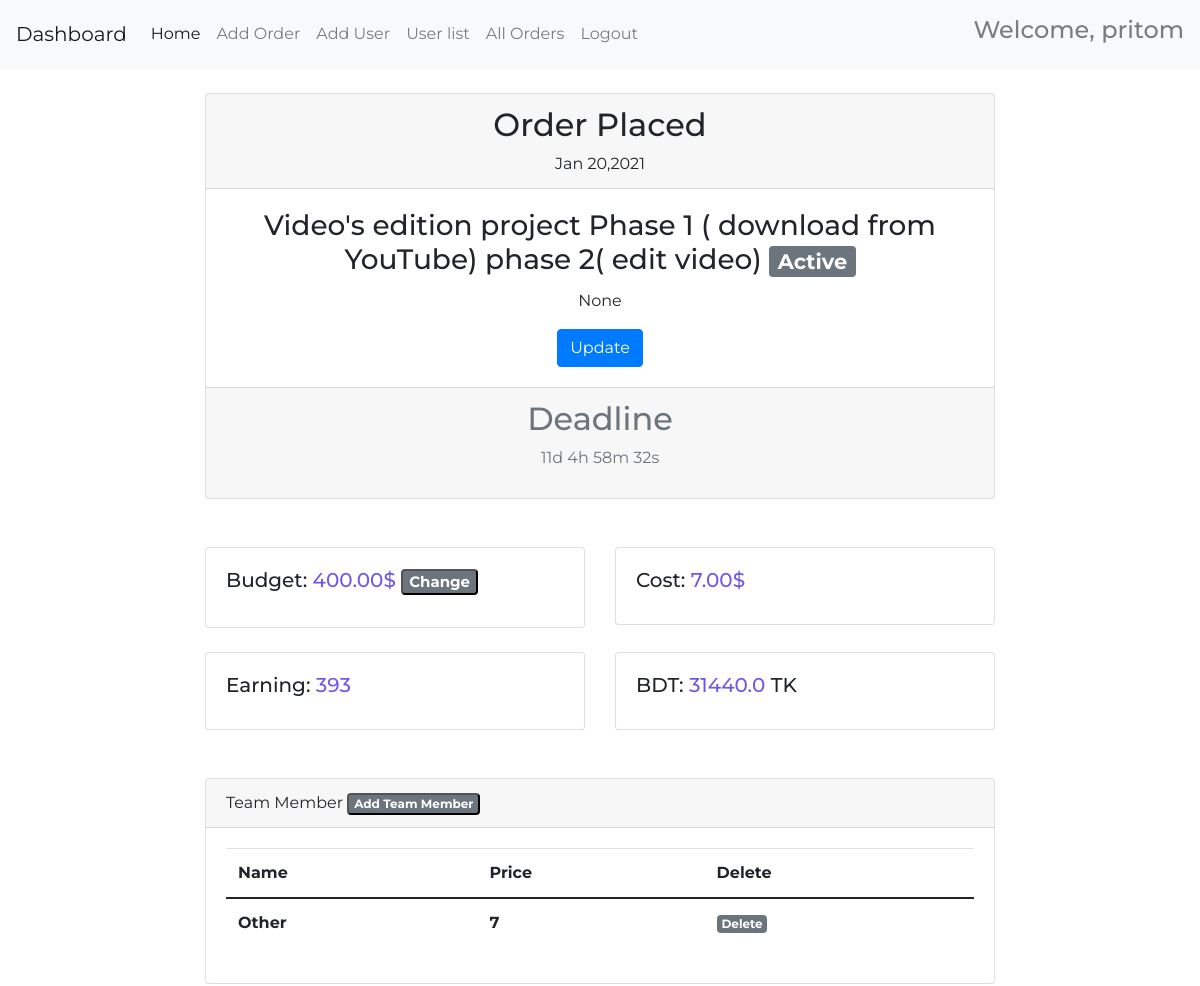
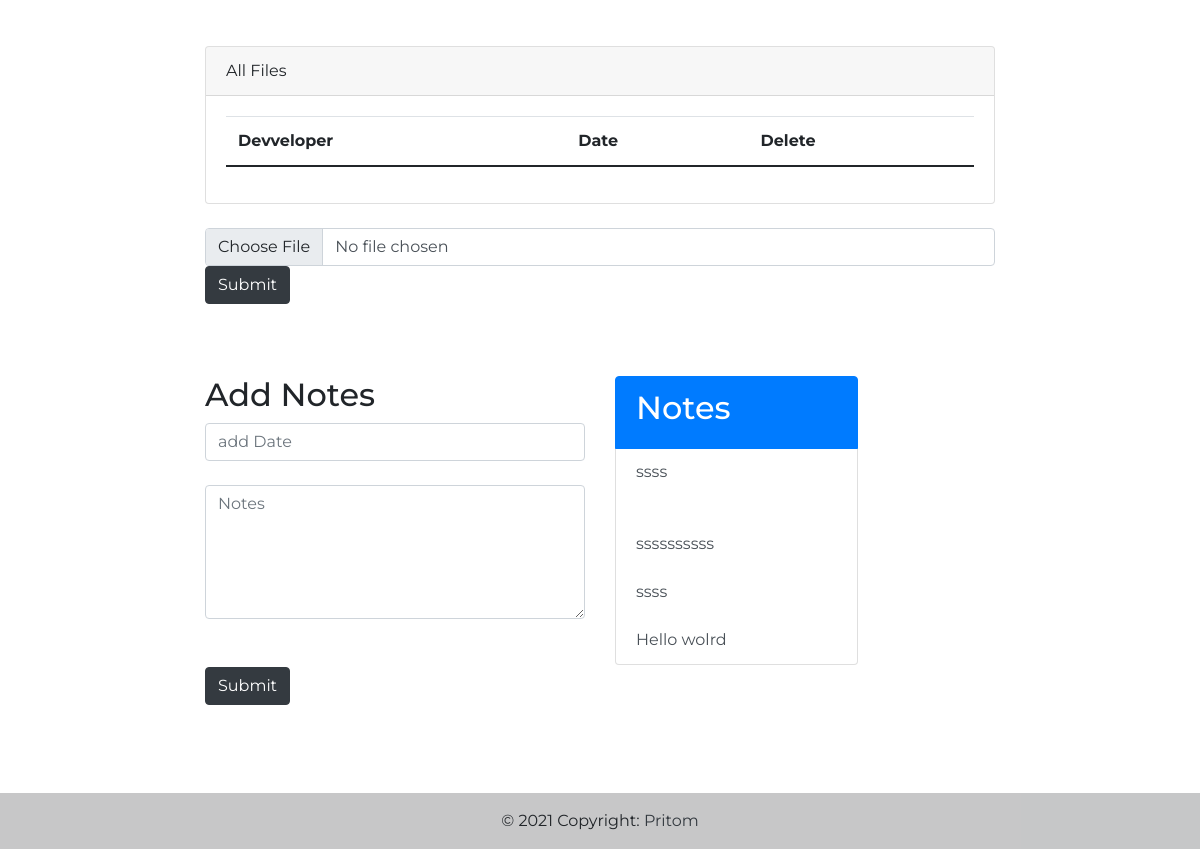
The page /order_owner?q=60 (signed in) on the database its author committed (2 pictures, top to bottom).
### app.py (models this page shows, shortened)
class work(db.Model):
    ID = db.Column(db.Integer, primary_key=True)
    Date = db.Column(db.String())
    Work = db.Column(db.String())
    notes = db.Column(db.String())
    Owner = db.Column(db.String())
    Budget = db.Column(db.String())
    Team = db.Column(db.String())
    Cost = db.Column(db.String())
    Total_Earning = db.Column(db.String())
    Des = db.Column(db.String())
    Status = db.Column(db.String())
    deadline = db.Column(db.String())
    end_time = db.Column(db.String())

class project(db.Model):
    ID = db.Column(db.Integer, primary_key=True)
    team = db.Column(db.Integer)
    project = db.Column(db.Integer)
    amount = db.Column(db.Integer)
    status = db.Column(db.String())

### app.py (the view)
@app.route('/order_owner', methods=['GET', 'POST'])
def order_owner():
    if not check_login():
        return render_template('index.html')
    form = searchFile()
    ind = (request.args.get('q'))
    threads = work.query.filter_by(ID=ind)
    user = project.query.filter_by(project=ind )
    all_user=people.query.filter_by(position='Team')
    fils = files.query.filter_by(order_id=ind)
    ntes = str(threads[0].notes).split('+')
    return render_template('owner_order.html', work=threads[0],user=user,all_user = all_user,form=form,down=fils,notes=ntes)

### forms.py
class searchFile(FlaskForm):
    search = StringField('Search anything')
    files_button = FileField('Upload file', validators=[FileAllowed(['.txt'])])
    search_button = SubmitField('Search')
    submit_button = SubmitField('Submit')

### app.py (called while the page is built)
def check_login():
    try:
        print(session['id'] , session['Type'])
        if session['id'] and session['Type']=='owner' :
            return True
    except:
        print('Err')
        return False

### templates/owner_order.html (shortened to what this page needs)
<!DOCTYPE html>
<html lang="en">
<head>
    <link href="https://cdn.jsdelivr.net/npm/bootstrap@5.0.0-beta3/dist/css/bootstrap.min.css" rel="stylesheet" />
    <link rel="stylesheet" href="https://maxcdn.bootstrapcdn.com/bootstrap/4.0.0/css/bootstrap.min.css">
</head>
<body>
    {% include "header.html" %}
    <div class="row">
  <div class="col-sm-2"></div>
  <div class="col-sm-8">
    <br>
    <div class="card text-center">
        <div class="card-header">
         <h2>Order Placed</h2> {{ work.Date }}
        </div>
        <div class="card-body">
          <h3 class="card-title">{{ work.Work }} <span class="badge badge-secondary">{{ work.Status }}</span></h3>
          <p class="card-text">  {{ work.Des }}</p>
          <button type="button" class="btn btn-primary" data-toggle="modal" data-target="#exampleModalCenter">
            Update
          </button>
        </div>
        <div class="card-footer text-muted" >
          <h2 >Deadline</h2>
          <p id="demo"></p>
        </div>
      </div>
      <br>
      <br>
    <div class="row">
      <div class="col-sm-6">
        <div class="card">
          <div class="card-body">
            <h5 class="card-title">Budget: <span style="color:rgb(114, 88, 230)">{{ work.Budget}}$ <span class=""><button type="button" class="badge badge-secondary" data-toggle="modal" data-target="#exampleModal" data-whatever="@mdo">Change</button></span></span> </h5>
          </div>
        </div>
      </div>
      <div class="col-sm-6">
        <div class="card">
          <div class="card-body">
            <h5 class="card-title">Cost: <span style="color:rgb(114, 88, 230)">{{ work.Cost}}</span> </h5>
          </div>
        </div>
      </div>
    </div>
          <br>
          <div class="row">
      <div class="col-sm-6">
        <div class="card">
          <div class="card-body">
            <h5 class="card-title">Earning: <span style="color:rgb(114, 88, 230)">{{ (work.Total_Earning) }}</span> </h5>
          </div>
        </div>
      </div>
      <div class="col-sm-6">
        <div class="card">
          <div class="card-body">
            <h5 class="card-title">BDT: <span style="color:rgb(114, 88, 230)">{{  80*work.Total_Earning|float  }}</span> TK</h5>
          </div>
        </div>
      </div>
    </div>
    <br><br>
      <div class="card">
        <div class="card-header">
          Team Member <button type="button" class="badge badge-secondary" data-toggle="modal" data-target=".bd-example-modal-sm">Add Team Member</button>
        </div>
        <div class="card-body">
          <table class="table table-borderless center">
            <thead>
              <tr>
                <th scope="col">Name</th>
                <th scope="col">Price</th>
                <th scope="col">Delete</th>
              </tr>
            </thead>
            <tbody>
              {% for thread in user %}
            <tr>
              <th> {{ thread.team }} </th>
              <th> {{ thread.amount }} </th>
              <th> <a class="badge badge-secondary" href="{{  '/delete_team?id={}&name={}&amount={}'.format(work.ID,thread.team,thread.amount) }}" >Delete</a></th>
            </tr>
            {% endfor %}
            </tbody>
          </table>
        </div>
      </div>
      <br><br>
      <div class="card">
        <div class="card-header">
          All Files
        </div>
        <div class="card-body">
          <table class="table table-borderless center">
            <thead>
              <tr>
                <th scope="col">Devveloper</th>
                <th scope="col">Date</th>
                <th scope="col">Delete</th>
              </tr>
            </thead>
          </table>
        </div>
      </div>
      <br>
      <form action="/files_upload?q={{ work.ID }}" method="POST" enctype="multipart/form-data">
        <input   type="file"  class="form-control"  name="files"  >
        <button type="submit" class="btn btn-dark">Submit</button>
      </form>
      <br><br><br>
      <div class="row">
        <div class="col-sm-6">
          <h2>Add Notes</h2>
          <form action="/add_notes?q={{ work.ID }}" method="POST" enctype="multipart/form-data">
            <input  placeholder="add Date" class="form-control" name="time"  ><br>
            <textarea name="note" class="form-control" placeholder="Notes" id="" cols="30" rows="5"></textarea><br><br>
            <button type="submit" class="btn btn-dark">Submit</button>
          </form>
        </div>
        <div class="col-sm-4">
          <div class="list-group">
            <button type="button" class="list-group-item list-group-item-action active">
          <h2>Notes</h2>
            </button>
            {% for thread in notes %}
              <li type="button" class="list-group-item list-group-item-action">{{ thread }}</li>
              {% endfor %}
          </div>
        </div>
      </div>
      <br><br><br><br><br><br>
  </div>
  <div class="col-sm-2"></div>
    </div>
    {% include "footer.html" %}
</body>
</html>

### templates/owner_order.html (style rules this page uses)
body { font-family: 'Montserrat', sans-serif, arial; }
tr th:nth-child(1), tr th:nth-child(2) { min-width: 2rem; }
.center { align-self: center; margin-left: auto; margin-right: auto; }

### rows shown on the page
work: Date "Jan 20,2021", Work "Video's edition project Phase 1 ( download from YouTube) phase 2( edit video)", Status "Active", Des "None", Budget "400.00", Cost "7.00$", Total_Earning "393", 80*work.Total_Earning|float "31440.0"
project: team "Other", amount "7"

### other values the page prints
{{ session['name'] }} "pritom"
{{ thread }} "ssss" "ssssssssss" "ssss" "Hello wolrd"
